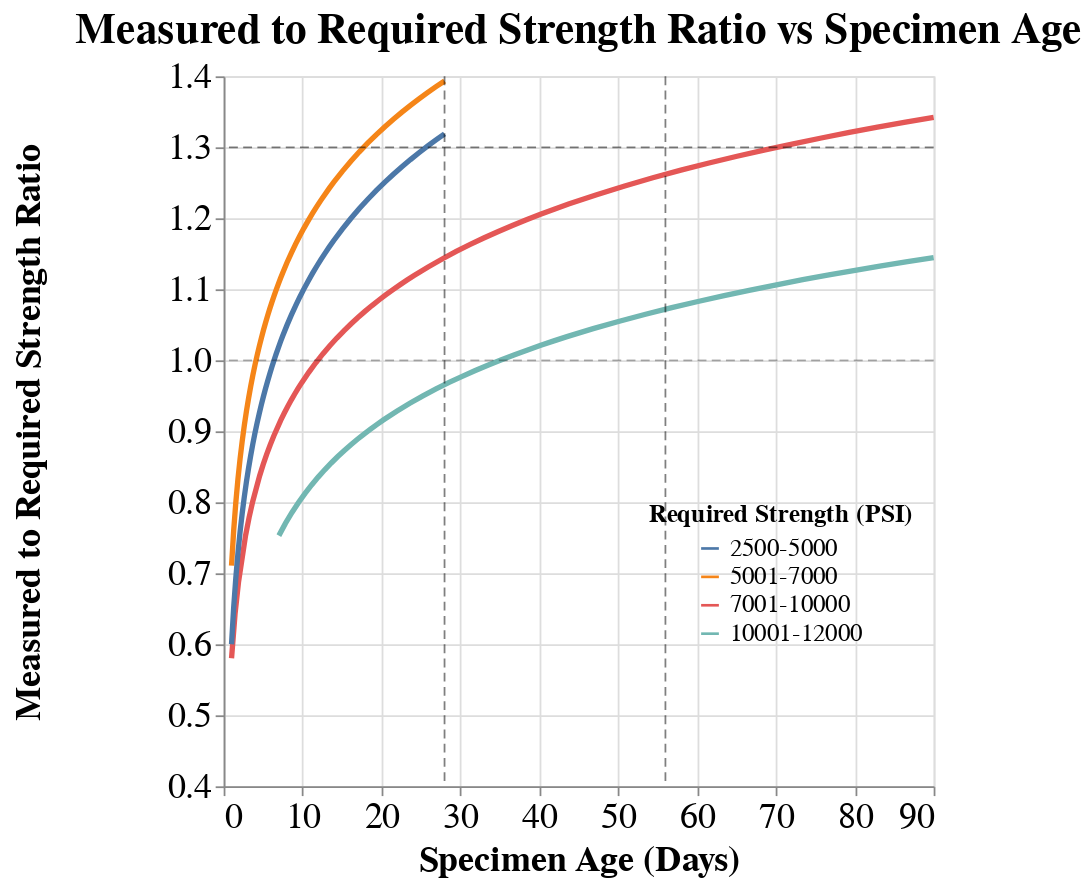

The notebook cell saved with this chart:
### Code cell
chart

### Figure 1 — Vega-Lite specification as saved in the notebook (floating-point values rounded to 4 significant figures; data arrays with more than 128 entries replaced by an {"elided": "..."} marker saying what was removed)
{"config": {"view": {"continuousWidth": 300, "continuousHeight": 300}, "axis": {"labelFontSize": 20, "titleFontSize": 20}, "axisY": {"titleAlign": "center", "titleX": -100}, "legend": {"labelFontSize": 14, "titleFontSize": 14}, "title": {"fontSize": 24}}, "layer": [{"data": {"name": "data-d84717800be79bb5a3b876acc3e3e77a"}, "mark": {"type": "line", "size": 3}, "encoding": {"color": {"field": "RS_binned", "legend": {"legendX": 240, "legendY": 240, "orient": "none", "titleAnchor": "middle"}, "sort": ["2500-5000", "5001-7000", "7001-10000", "10001-12000"], "title": "Required Strength (PSI)", "type": "nominal"}, "order": {"field": "order", "type": "quantitative"}, "x": {"field": "SpecimenAgeTested", "title": "Specimen Age (Days)", "type": "quantitative"}, "y": {"field": "MRratio", "scale": {"domain": [0.4, 1.4]}, "title": "Measured to Required Strength Ratio", "type": "quantitative"}}, "title": "Measured to Required Strength Ratio vs Specimen Age", "transform": [{"calculate": "-indexof(['2500-5000', '5001-7000', '7001-10000', '10001-12000'], datum.RS_binned)", "as": "order"}, {"on": "SpecimenAgeTested", "regression": "MRratio", "groupby": ["RS_binned"], "method": "log"}]}, {"data": {"name": "data-d764767e7dd3b10b2c76c1355ce10ef3"}, "mark": {"type": "rule", "opacity": 0.3, "strokeDash": [5, 3]}, "encoding": {"y": {"field": "y", "type": "quantitative"}}}, {"data": {"name": "data-812d3e837f8f71603f8b80ffcb90f146"}, "mark": {"type": "rule", "opacity": 0.5, "strokeDash": [5, 3]}, "encoding": {"y": {"field": "y", "type": "quantitative"}}}, {"data": {"name": "data-79efdb402f75a86470dc70773afd7fab"}, "mark": {"type": "rule", "opacity": 0.5, "strokeDash": [5, 3]}, "encoding": {"x": {"field": "x", "type": "quantitative"}}}, {"data": {"name": "data-7404cac4709fd6d4b1202db5b9617a77"}, "mark": {"type": "rule", "opacity": 0.5, "strokeDash": [5, 3]}, "encoding": {"x": {"field": "x", "type": "quantitative"}}}], "height": 400, "width": 400, "$schema": "https://vega.github.io/schema/vega-lite/v5.6.1.json", "datasets": {"data-d84717800be79bb5a3b876acc3e3e77a": {"elided": "2844 records"}, "data-d764767e7dd3b10b2c76c1355ce10ef3": [{"y": 1}], "data-812d3e837f8f71603f8b80ffcb90f146": [{"y": 1.3}], "data-79efdb402f75a86470dc70773afd7fab": [{"x": 28}], "data-7404cac4709fd6d4b1202db5b9617a77": [{"x": 56}]}}
